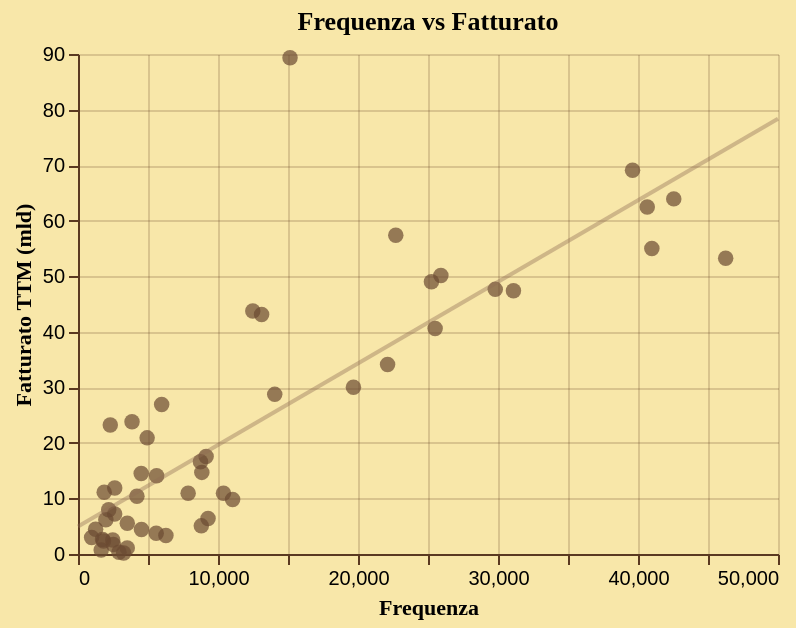

The specification (Vega-Lite) saved for this image:
### Vega-Lite specification from a JSON file in a GitHub repository (floating-point values rounded to 4 significant figures)
{"config": {"background": "#f8e7a9", "view": {"stroke": "transparent", "width": 350, "height": 250}, "axis": {"domainColor": "#5a3921", "gridColor": "#5a3921", "gridOpacity": 0.2, "tickColor": "#5a3921", "labelColor": "black", "titleColor": "black", "titleFont": "EB Garamond"}, "legend": {"labelColor": "black", "titleColor": "black", "labelFont": "EB Garamond", "titleFont": "EB Garamond"}, "title": {"color": "black", "font": "EB Garamond"}, "mark": {"color": "#6b4a32", "opacity": 0.8}, "bar": {"color": "#6b4a32", "opacity": 0.8}, "line": {"color": "#6b4a32", "opacity": 0.8}, "area": {"color": "#6b4a32", "opacity": 0.8}, "point": {"color": "#6b4a32", "opacity": 0.8}}, "layer": [{"mark": {"type": "circle", "opacity": 0.7, "size": 60}, "encoding": {"tooltip": [{"field": "tag_name", "title": "Azienda", "type": "nominal"}, {"field": "tag_freq", "format": ",", "title": "Articoli", "type": "quantitative"}, {"field": "revenue_ttm", "format": ",.1f", "title": "Fatturato TTM (mld)", "type": "quantitative"}], "x": {"field": "tag_freq", "title": "Frequenza", "type": "quantitative"}, "y": {"field": "revenue_ttm", "title": "Fatturato TTM (mld)", "type": "quantitative"}}, "title": "Frequenza vs Fatturato"}, {"mark": {"type": "line", "color": "#8e6d54", "opacity": 0.4}, "encoding": {"x": {"field": "tag_freq", "type": "quantitative"}, "y": {"field": "revenue_ttm", "type": "quantitative"}}, "transform": [{"on": "tag_freq", "regression": "revenue_ttm", "extent": [0, 50000]}]}], "data": {"name": "data-9456ef803b7d16f7b25e3614ceeb1ac5"}, "height": 250, "width": 350, "$schema": "https://vega.github.io/schema/vega-lite/v5.20.1.json", "datasets": {"data-9456ef803b7d16f7b25e3614ceeb1ac5": [{"tag_name": "Johnson & Johnson", "revenue_ttm": 89.33, "tag_freq": 15140.0}, {"tag_name": "Roche", "revenue_ttm": 69.08, "tag_freq": 39610.0}, {"tag_name": "Merck", "revenue_ttm": 63.92, "tag_freq": 42560.0}, {"tag_name": "Pfizer", "revenue_ttm": 62.46, "tag_freq": 40660.0}, {"tag_name": "AbbVie", "revenue_ttm": 57.37, "tag_freq": 22700.0}, {"tag_name": "AstraZeneca", "revenue_ttm": 54.98, "tag_freq": 40990.0}, {"tag_name": "Novartis", "revenue_ttm": 53.22, "tag_freq": 46260.0}, {"tag_name": "Bayer", "revenue_ttm": 50.13, "tag_freq": 25920.0}, {"tag_name": "Eli Lilly", "revenue_ttm": 49.0, "tag_freq": 25240.0}, {"tag_name": "Bristol-Myers Squibb", "revenue_ttm": 47.64, "tag_freq": 29800.0}, {"tag_name": "Sanofi", "revenue_ttm": 47.4, "tag_freq": 31100.0}, {"tag_name": "Novo Nordisk", "revenue_ttm": 43.73, "tag_freq": 12480.0}, {"tag_name": "Abbott", "revenue_ttm": 43.11, "tag_freq": 13120.0}, {"tag_name": "GlaxoSmithKline", "revenue_ttm": 40.59, "tag_freq": 25510.0}, {"tag_name": "Amgen", "revenue_ttm": 34.13, "tag_freq": 22110.0}, {"tag_name": "Takeda Pharmaceutical", "revenue_ttm": 30.01, "tag_freq": 19670.0}, {"tag_name": "Gilead Sciences", "revenue_ttm": 28.73, "tag_freq": 14050.0}, {"tag_name": "Siemens Healthcare", "revenue_ttm": 26.91, "tag_freq": 5976.0}, {"tag_name": "Fresenius", "revenue_ttm": 23.81, "tag_freq": 3859.0}, {"tag_name": "Stryker", "revenue_ttm": 23.22, "tag_freq": 2306.0}, {"tag_name": "Philips", "revenue_ttm": 20.91, "tag_freq": 4939.0}, {"tag_name": "Boston Scientific", "revenue_ttm": 17.55, "tag_freq": 9150.0}, {"tag_name": "Teva Pharmaceutical Industries", "revenue_ttm": 16.61, "tag_freq": 8748.0}, {"tag_name": "CSL", "revenue_ttm": 14.69, "tag_freq": 8845.0}, {"tag_name": "Otsuka Holdings", "revenue_ttm": 14.48, "tag_freq": 4514.0}, {"tag_name": "Regeneron Pharmaceuticals", "revenue_ttm": 14.09, "tag_freq": 5615.0}, {"tag_name": "Baxter", "revenue_ttm": 11.89, "tag_freq": 2623.0}, {"tag_name": "Vertex Pharmaceuticals", "revenue_ttm": 11.1, "tag_freq": 1871.0}, {"tag_name": "Astellas", "revenue_ttm": 10.95, "tag_freq": 7867.0}, {"tag_name": "Daiichi Sankyō", "revenue_ttm": 10.94, "tag_freq": 10390.0}, {"tag_name": "Sandoz Group", "revenue_ttm": 10.38, "tag_freq": 4209.0}, {"tag_name": "Biogen", "revenue_ttm": 9.816, "tag_freq": 11040.0}, {"tag_name": "Grifols", "revenue_ttm": 7.961, "tag_freq": 2194.0}, {"tag_name": "Chugai Pharmaceutical", "revenue_ttm": 7.196, "tag_freq": 2619.0}, {"tag_name": "UCB", "revenue_ttm": 6.402, "tag_freq": 9289.0}, {"tag_name": "Sun Pharmaceutical", "revenue_ttm": 6.15, "tag_freq": 1989.0}, {"tag_name": "Edwards Lifesciences", "revenue_ttm": 5.539, "tag_freq": 3521.0}, {"tag_name": "Eisai", "revenue_ttm": 5.064, "tag_freq": 8808.0}, {"tag_name": "Galderma Group", "revenue_ttm": 4.44, "tag_freq": 1257.0}, {"tag_name": "Incyte", "revenue_ttm": 4.413, "tag_freq": 4535.0}, {"tag_name": "Ipsen", "revenue_ttm": 3.72, "tag_freq": 5587.0}, {"tag_name": "Lundbeck", "revenue_ttm": 3.317, "tag_freq": 6280.0}, {"tag_name": "BioNTech", "revenue_ttm": 2.961, "tag_freq": 974.0}, {"tag_name": "Celltrion", "revenue_ttm": 2.601, "tag_freq": 1758.0}, {"tag_name": "Swedish Orphan Biovitrum (Sobi)", "revenue_ttm": 2.513, "tag_freq": 2480.0}, {"tag_name": "Alnylam Pharmaceuticals", "revenue_ttm": 2.348, "tag_freq": 1823.0}, {"tag_name": "Orion Pharma", "revenue_ttm": 1.713, "tag_freq": 2521.0}, {"tag_name": "Almirall", "revenue_ttm": 1.101, "tag_freq": 3518.0}, {"tag_name": "Ionis", "revenue_ttm": 0.7173, "tag_freq": 1658.0}, {"tag_name": "Galapagos NV", "revenue_ttm": 0.3099, "tag_freq": 2927.0}, {"tag_name": "PharmaMar", "revenue_ttm": 0.1892, "tag_freq": 3260.0}]}}
